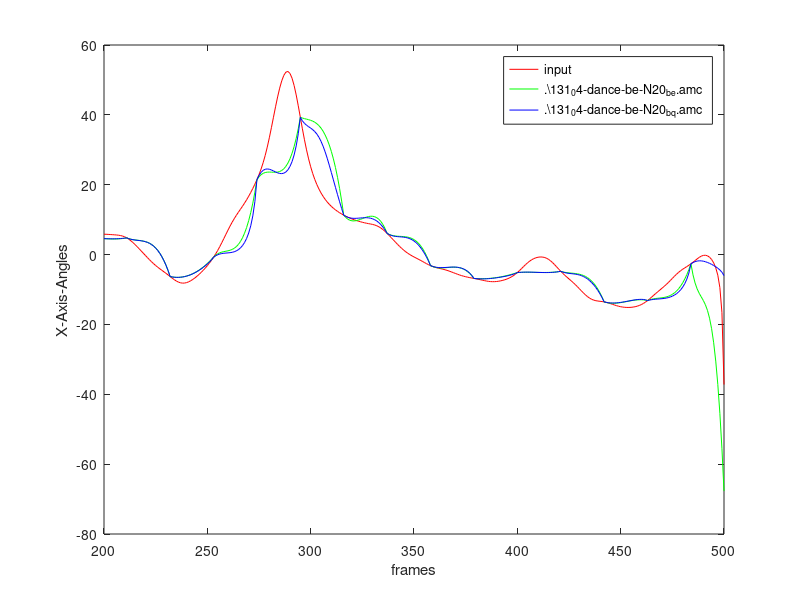

This chart was generated by the following MATLAB code:
x = [200 201 202 203 204 205 206 207 208 209 210 211 212 213 214 215 216 217 218 219 220 221 222 223 224 225 226 227 228 229 230 231 232 233 234 235 236 237 238 239 240 241 242 243 244 245 246 247 248 249 250 251 252 253 254 255 256 257 258 259 260 261 262 263 264 265 266 267 268 269 270 271 272 273 274 275 276 277 278 279 280 281 282 283 284 285 286 287 288 289 290 291 292 293 294 295 296 297 298 299 300 301 302 303 304 305 306 307 308 309 310 311 312 313 314 315 316 317 318 319 320 321 322 323 324 325 326 327 328 329 330 331 332 333 334 335 336 337 338 339 340 341 342 343 344 345 346 347 348 349 350 351 352 353 354 355 356 357 358 359 360 361 362 363 364 365 366 367 368 369 370 371 372 373 374 375 376 377 378 379 380 381 382 383 384 385 386 387 388 389 390 391 392 393 394 395 396 397 398 399 400 401 402 403 404 405 406 407 408 409 410 411 412 413 414 415 416 417 418 419 420 421 422 423 424 425 426 427 428 429 430 431 432 433 434 435 436 437 438 439 440 441 442 443 444 445 446 447 448 449 450 451 452 453 454 455 456 457 458 459 460 461 462 463 464 465 466 467 468 469 470 471 472 473 474 475 476 477 478 479 480 481 482 483 484 485 486 487 488 489 490 491 492 493 494 495 496 497 498 499 500 ];
y = [5.82957
 5.81169
 5.7792
 5.7407
 5.70066
 5.65981
 5.61233
 5.54624
 5.44671
 5.29561
 5.07698
 4.781
 4.40435
 3.95353
 3.43948
 2.87743
 2.28162
 1.66459
 1.03599
 0.402616
 -0.230245
 -0.856198
 -1.46783
 -2.05633
 -2.61378
 -3.13418
 -3.61781
 -4.0711
 -4.50558
 -4.93565
 -5.37407
 -5.82634
 -6.28953
 -6.74993
 -7.18602
 -7.57065
 -7.87663
 -8.08257
 -8.17507
 -8.1511
 -8.01774
 -7.78792
 -7.4778
 -7.1025
 -6.67359
 -6.19817
 -5.6786
 -5.11646
 -4.51192
 -3.86419
 -3.17096
 -2.42898
 -1.63079
 -0.768699
 0.164533
 1.17274
 2.25697
 3.40497
 4.59802
 5.80867
 7.00691
 8.16086
 9.24968
 10.2634
 11.205
 12.0911
 12.954
 13.8224
 14.7251
 15.6799
 16.6972
 17.7786
 18.9252
 20.1441
 21.4534
 22.8829
 24.4824
 26.3014
 28.3928
 30.7785
 33.4453
 36.3297
 39.3289
 42.3064
 45.1226
 47.643
 49.7408
 51.3034
 52.2296
 52.4303
 51.8482
 50.4776
 48.3812
 45.6895
 42.5903
 39.2983
 36.0025
 32.8598
 29.9743
 27.3973
 25.1401
 23.1845
 21.4972
 20.0359
 18.7645
 17.6543
 16.6795
 15.8217
 15.0651
 14.3951
 13.8008
 13.2701
 12.7955
 12.3664
 11.9748
 11.6154
 11.2832
 10.9761
 10.6929
 10.4325
 10.1935
 9.97395
 9.77167
 9.58493
 9.41093
 9.25054
 9.10508
 8.97555
 8.85958
 8.74866
 8.62779
 8.46522
 8.24668
 7.95627
 7.58742
 7.14249
 6.63123
 6.06717
 5.46471
 4.83805
 4.20613
 3.57223
 2.95088
 2.35477
 1.79433
 1.27409
 0.800277
 0.373163
 -0.0105951
 -0.357441
 -0.67662
 -0.984032
 -1.2915
 -1.60669
 -1.92969
 -2.25783
 -2.5808
 -2.88616
 -3.16295
 -3.40387
 -3.60444
 -3.77105
 -3.91484
 -4.04993
 -4.1899
 -4.34486
 -4.5215
 -4.72019
 -4.937
 -5.16455
 -5.39419
 -5.61748
 -5.82782
 -6.02029
 -6.19288
 -6.34567
 -6.4811
 -6.60288
 -6.71641
 -6.8271
 -6.94072
 -7.06064
 -7.1874
 -7.31871
 -7.44801
 -7.56623
 -7.6635
 -7.73059
 -7.76122
 -7.75263
 -7.70586
 -7.62412
 -7.511
 -7.36901
 -7.19704
 -6.99045
 -6.74103
 -6.43914
 -6.07635
 -5.64802
 -5.15657
 -4.61195
 -4.03203
 -3.44116
 -2.86633
 -2.33306
 -1.86182
 -1.46583
 -1.15061
 -0.916238
 -0.762087
 -0.687973
 -0.698647
 -0.802722
 -1.01078
 -1.3284
 -1.75432
 -2.27592
 -2.86976
 -3.50602
 -4.15337
 -4.78457
 -5.38222
 -5.94063
 -6.46663
 -6.97474
 -7.48366
 -8.01066
 -8.56686
 -9.15442
 -9.76576
 -10.3852
 -10.9907
 -11.5575
 -12.0618
 -12.4841
 -12.8133
 -13.0498
 -13.206
 -13.3055
 -13.3766
 -13.4482
 -13.5423
 -13.6705
 -13.8342
 -14.0253
 -14.2303
 -14.4343
 -14.6243
 -14.7905
 -14.9269
 -15.0301
 -15.0995
 -15.1347
 -15.1361
 -15.1034
 -15.0352
 -14.9283
 -14.7771
 -14.5756
 -14.3162
 -13.9936
 -13.6079
 -13.1648
 -12.6773
 -12.1629
 -11.64
 -11.1229
 -10.6185
 -10.1253
 -9.6336
 -9.12904
 -8.59768
 -8.03338
 -7.43834
 -6.8271
 -6.22005
 -5.63991
 -5.10545
 -4.62605
 -4.20002
 -3.81247
 -3.44019
 -3.05791
 -2.6445
 -2.19487
 -1.71833
 -1.24118
 -0.803801
 -0.451822
 -0.234272
 -0.191135
 -0.353747
 -0.749235
 -1.40368
 -2.37211
 -3.77499
 -5.89447
 -9.44456
 -16.6175
 -37.2042
 ];
y1 = [4.55759
 4.52738
 4.5002
 4.47842
 4.46438
 4.46045
 4.46897
 4.49232
 4.53283
 4.59288
 4.67482
 4.781
 4.55828
 4.39484
 4.27652
 4.18915
 4.11857
 4.05059
 3.97107
 3.86582
 3.72068
 3.52148
 3.25406
 2.90424
 2.45786
 1.90076
 1.21875
 0.397682
 -0.576622
 -1.71833
 -3.0416
 -4.56061
 -6.28953
 -6.40279
 -6.47832
 -6.51613
 -6.51625
 -6.47868
 -6.40346
 -6.2906
 -6.14011
 -5.95202
 -5.72635
 -5.46311
 -5.16232
 -4.82401
 -4.44818
 -4.03487
 -3.58408
 -3.09583
 -2.57016
 -2.00706
 -1.40657
 -0.768699
 -0.197122
 0.2181
 0.509336
 0.708959
 0.849339
 0.962848
 1.08186
 1.23874
 1.46586
 1.7956
 2.26032
 2.8924
 3.72421
 4.78811
 6.11649
 7.7417
 9.69613
 12.0121
 14.7221
 17.8584
 21.4534
 22.2773
 22.8662
 23.2576
 23.489
 23.5979
 23.6218
 23.5983
 23.5648
 23.559
 23.6182
 23.7801
 24.0822
 24.5619
 25.2568
 26.2044
 27.4423
 29.0079
 30.9388
 33.2725
 36.0465
 39.2983
 39.0866
 38.9194
 38.7719
 38.6193
 38.437
 38.2001
 37.884
 37.4639
 36.9151
 36.2128
 35.3323
 34.2489
 32.9378
 31.3742
 29.5335
 27.3908
 24.9216
 22.1009
 18.9041
 15.3065
 11.2832
 10.6009
 10.1197
 9.81474
 9.66113
 9.63395
 9.70829
 9.85923
 10.0619
 10.2913
 10.5226
 10.7309
 10.8912
 10.9787
 10.9685
 10.8356
 10.5551
 10.1021
 9.45173
 8.57905
 7.45917
 6.06717
 5.76979
 5.55535
 5.4085
 5.31391
 5.25623
 5.22013
 5.19027
 5.15131
 5.0879
 4.98471
 4.8264
 4.59763
 4.28307
 3.86736
 3.33518
 2.67118
 1.86002
 0.886372
 -0.265114
 -1.60978
 -3.16295
 -3.42789
 -3.61583
 -3.73752
 -3.80368
 -3.82503
 -3.8123
 -3.77622
 -3.72753
 -3.67694
 -3.63518
 -3.61299
 -3.62108
 -3.6702
 -3.77106
 -3.93439
 -4.17093
 -4.49139
 -4.90651
 -5.42702
 -6.06364
 -6.8271
 -6.86782
 -6.89519
 -6.90941
 -6.91071
 -6.89927
 -6.87532
 -6.83907
 -6.79071
 -6.73047
 -6.65856
 -6.57517
 -6.48052
 -6.37483
 -6.25829
 -6.13112
 -5.99353
 -5.84573
 -5.68792
 -5.52032
 -5.34313
 -5.15657
 -5.11462
 -5.08501
 -5.06616
 -5.05652
 -5.05451
 -5.05857
 -5.06714
 -5.07866
 -5.09156
 -5.10427
 -5.11524
 -5.12289
 -5.12566
 -5.122
 -5.11032
 -5.08908
 -5.05671
 -5.01163
 -4.95229
 -4.87713
 -4.78457
 -4.95756
 -5.08461
 -5.17683
 -5.24532
 -5.30119
 -5.35555
 -5.41951
 -5.50417
 -5.62064
 -5.78003
 -5.99344
 -6.27198
 -6.62675
 -7.06887
 -7.60944
 -8.25957
 -9.03036
 -9.93292
 -10.9784
 -12.1778
 -13.5423
 -13.7142
 -13.8343
 -13.9077
 -13.9397
 -13.9354
 -13.9
 -13.8387
 -13.7567
 -13.6592
 -13.5513
 -13.4383
 -13.3253
 -13.2175
 -13.1201
 -13.0382
 -12.9772
 -12.9421
 -12.9381
 -12.9704
 -13.0443
 -13.1648
 -12.9401
 -12.7756
 -12.6575
 -12.572
 -12.505
 -12.4428
 -12.3715
 -12.2772
 -12.146
 -11.9641
 -11.7175
 -11.3925
 -10.975
 -10.4513
 -9.80745
 -9.0296
 -8.10386
 -7.01635
 -5.75321
 -4.30055
 -2.6445
 -5.80241
 -8.12423
 -9.8151
 -11.0802
 -12.1246
 -13.1535
 -14.3721
 -15.9854
 -18.1987
 -21.2171
 -25.2457
 -30.4897
 -37.1542
 -45.4444
 -55.5654
 -67.7224
 ];
y2 = [4.56237
 4.54224
 4.52541
 4.51384
 4.50937
 4.5137
 4.52833
 4.5544
 4.59271
 4.64355
 4.70663
 4.781
 4.54928
 4.37948
 4.25685
 4.16671
 4.0944
 4.02532
 3.94487
 3.83848
 3.69168
 3.49008
 3.21942
 2.86562
 2.41493
 1.85366
 1.16851
 0.346316
 -0.625974
 -1.76154
 -3.07399
 -4.5779
 -6.28953
 -6.40739
 -6.48683
 -6.52762
 -6.52981
 -6.49361
 -6.41934
 -6.3074
 -6.15818
 -5.97211
 -5.7496
 -5.49107
 -5.19697
 -4.8677
 -4.50356
 -4.10455
 -3.67
 -3.19803
 -2.68452
 -2.12133
 -1.49286
 -0.768699
 -0.359875
 -0.0566326
 0.15576
 0.295068
 0.38166
 0.437254
 0.484341
 0.545644
 0.643955
 0.802411
 1.04501
 1.39773
 1.89002
 2.55744
 3.44556
 4.61692
 6.16349
 8.23075
 11.0682
 15.1454
 21.4534
 22.6467
 23.5273
 24.1104
 24.4262
 24.5166
 24.4311
 24.2229
 23.9463
 23.6539
 23.3961
 23.2208
 23.1741
 23.3018
 23.6522
 24.2786
 25.2439
 26.6282
 28.5378
 31.122
 34.5988
 39.2983
 38.2879
 37.5689
 37.0377
 36.6082
 36.205
 35.7592
 35.208
 34.4964
 33.5803
 32.4306
 31.0373
 29.4113
 27.5829
 25.5979
 23.5106
 21.376
 19.2428
 17.1487
 15.1183
 13.1631
 11.2832
 10.9146
 10.6581
 10.4931
 10.4021
 10.369
 10.3787
 10.4166
 10.4681
 10.5184
 10.5526
 10.5557
 10.5126
 10.409
 10.2313
 9.96705
 9.60575
 9.13848
 8.55784
 7.85726
 7.02992
 6.06717
 5.72745
 5.4853
 5.31947
 5.21047
 5.1399
 5.08986
 5.04272
 4.98107
 4.88785
 4.74656
 4.54167
 4.25906
 3.88649
 3.41404
 2.83421
 2.14181
 1.33329
 0.405558
 -0.645917
 -1.82981
 -3.16295
 -3.39186
 -3.55448
 -3.66008
 -3.71793
 -3.73732
 -3.72759
 -3.69808
 -3.65818
 -3.61726
 -3.58474
 -3.57015
 -3.58316
 -3.63364
 -3.73183
 -3.88846
 -4.11499
 -4.42402
 -4.82995
 -5.35002
 -6.00601
 -6.8271
 -6.89096
 -6.93491
 -6.96018
 -6.96799
 -6.95961
 -6.93634
 -6.89949
 -6.85036
 -6.79018
 -6.72008
 -6.64098
 -6.55355
 -6.45807
 -6.35427
 -6.24126
 -6.11714
 -5.9789
 -5.82194
 -5.63958
 -5.42229
 -5.15657
 -5.10058
 -5.06053
 -5.03499
 -5.02221
 -5.02028
 -5.02714
 -5.04069
 -5.05882
 -5.07943
 -5.10048
 -5.11998
 -5.13599
 -5.14661
 -5.14994
 -5.14403
 -5.12686
 -5.09622
 -5.04969
 -4.98448
 -4.89737
 -4.78457
 -5.0121
 -5.17699
 -5.2954
 -5.38237
 -5.4524
 -5.51962
 -5.59786
 -5.70056
 -5.84064
 -6.03016
 -6.27999
 -6.59952
 -6.99636
 -7.47633
 -8.04362
 -8.70135
 -9.45248
 -10.3012
 -11.2551
 -12.3275
 -13.5423
 -13.6837
 -13.783
 -13.8433
 -13.8682
 -13.8614
 -13.827
 -13.7689
 -13.6915
 -13.5986
 -13.4944
 -13.3832
 -13.2692
 -13.157
 -13.0514
 -12.9578
 -12.8822
 -12.8322
 -12.8172
 -12.8507
 -12.954
 -13.1648
 -13.0193
 -12.9115
 -12.8328
 -12.7743
 -12.7269
 -12.6813
 -12.6281
 -12.558
 -12.4612
 -12.3282
 -12.1487
 -11.9117
 -11.6051
 -11.2145
 -10.7222
 -10.1049
 -9.32883
 -8.34139
 -7.05173
 -5.28427
 -2.6445
 -2.28782
 -2.02368
 -1.85602
 -1.78304
 -1.79787
 -1.8899
 -2.04698
 -2.2572
 -2.51066
 -2.80066
 -3.12518
 -3.4887
 -3.90571
 -4.40805
 -5.06119
 -6.00709
 ];
plot(x,y,'r',x,y1,'g',x,y2,'b')
xlabel('frames')
ylabel('X-Axis-Angles')
legend('input','.\131_04-dance-be-N20_b_e.amc','.\131_04-dance-be-N20_b_q.amc')
